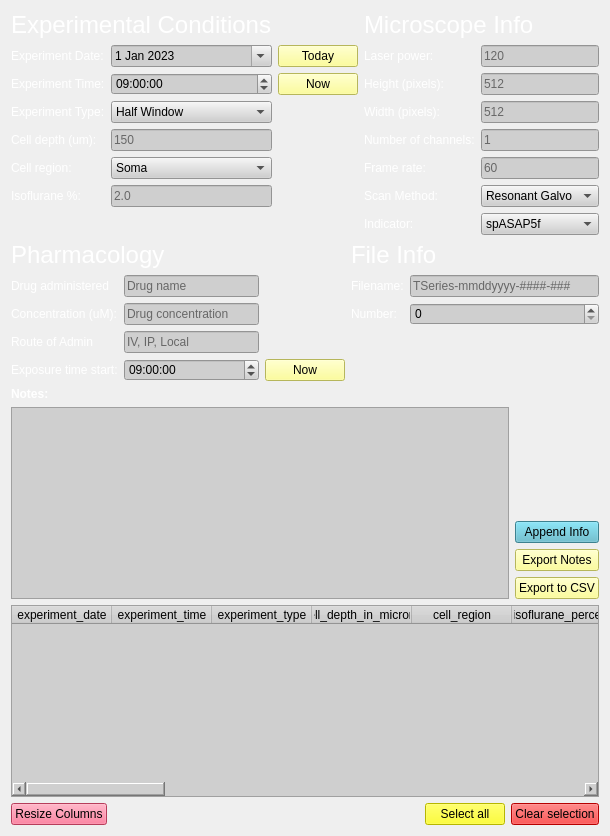
      <widget class="QWidget" name="imaging_info">
       <attribute name="title">
        <string>Imaging Info</string>
       </attribute>
       <layout class="QGridLayout" name="gridLayout_16">
        <item row="19" column="5">
         <widget class="QPushButton" name="button_select_all_imaging">
          <property name="sizePolicy">
           <sizepolicy hsizetype="Maximum" vsizetype="Fixed">
            <horstretch>0</horstretch>
            <verstretch>0</verstretch>
           </sizepolicy>
          </property>
          <property name="styleSheet">
           <string notr="true">background-color: rgb(255, 255, 0);</string>
          </property>
          <property name="text">
           <string>Select all</string>
          </property>
         </widget>
        </item>
        <item row="19" column="0">
         <widget class="QPushButton" name="button_resize_columns_imaging">
          <property name="styleSheet">
           <string notr="true">background-color: rgb(255, 85, 127);</string>
          </property>
          <property name="text">
           <string>Resize Columns</string>
          </property>
         </widget>
        </item>
        <item row="5" column="0" rowspan="2" colspan="7">
         <layout class="QGridLayout" name="gridLayout_18">
          <property name="sizeConstraint">
           <enum>QLayout::SetDefaultConstraint</enum>
          </property>
          <item row="0" column="0">
           <widget class="QLabel" name="label_pharmacology_imaging">
            <property name="font">
             <font>
              <pointsize>18</pointsize>
             </font>
            </property>
            <property name="text">
             <string>&lt;html&gt;&lt;head/&gt;&lt;body&gt;&lt;p&gt;&lt;span style=&quot; color:#ffffff;&quot;&gt;Pharmacology&lt;/span&gt;&lt;/p&gt;&lt;/body&gt;&lt;/html&gt;</string>
            </property>
           </widget>
          </item>
          <item row="2" column="0">
           <layout class="QFormLayout" name="formLayout_41">
            <item row="0" column="0">
             <widget class="QLabel" name="label_drug_administered_imaging">
              <property name="text">
               <string>&lt;html&gt;&lt;head/&gt;&lt;body&gt;&lt;p&gt;&lt;span style=&quot; color:#ffffff;&quot;&gt;Drug administered&lt;/span&gt;&lt;/p&gt;&lt;/body&gt;&lt;/html&gt;</string>
              </property>
              <property name="buddy">
               <cstring>info_drug_administered_imaging</cstring>
              </property>
             </widget>
            </item>
            <item row="0" column="1">
             <widget class="QLineEdit" name="info_drug_administered_imaging">
              <property name="styleSheet">
               <string notr="true">background-color: rgb(207, 207, 207);</string>
              </property>
              <property name="placeholderText">
               <string>Drug name</string>
              </property>
             </widget>
            </item>
            <item row="1" column="0">
             <widget class="QLabel" name="label_drug_concentration_imaging">
              <property name="text">
               <string>&lt;html&gt;&lt;head/&gt;&lt;body&gt;&lt;p&gt;&lt;span style=&quot; color:#ffffff;&quot;&gt;Concentration (uM):&lt;/span&gt;&lt;/p&gt;&lt;/body&gt;&lt;/html&gt;</string>
              </property>
              <property name="buddy">
               <cstring>info_drug_concentration_micromolar_imaging</cstring>
              </property>
             </widget>
            </item>
            <item row="1" column="1">
             <widget class="QLineEdit" name="info_drug_concentration_micromolar_imaging">
              <property name="styleSheet">
               <string notr="true">background-color: rgb(207, 207, 207);</string>
              </property>
              <property name="placeholderText">
               <string>Drug concentration</string>
              </property>
             </widget>
            </item>
            <item row="2" column="0">
             <widget class="QLabel" name="label_drug_route_of_admin_imaging">
              <property name="text">
               <string>&lt;html&gt;&lt;head/&gt;&lt;body&gt;&lt;p&gt;&lt;span style=&quot; color:#ffffff;&quot;&gt;Route of Admin&lt;/span&gt;&lt;/p&gt;&lt;/body&gt;&lt;/html&gt;</string>
              </property>
              <property name="buddy">
               <cstring>info_drug_route_of_admin_imaging</cstring>
              </property>
             </widget>
            </item>
            <item row="2" column="1">
             <widget class="QLineEdit" name="info_drug_route_of_admin_imaging">
              <property name="styleSheet">
               <string notr="true">background-color: rgb(207, 207, 207);</string>
              </property>
              <property name="placeholderText">
               <string>IV, IP, Local</string>
              </property>
             </widget>
            </item>
            <item row="3" column="0">
             <widget class="QLabel" name="label_drug_exposure_time_start_imaging">
              <property name="text">
               <string>&lt;html&gt;&lt;head/&gt;&lt;body&gt;&lt;p&gt;&lt;span style=&quot; color:#ffffff;&quot;&gt;Exposure time start:&lt;/span&gt;&lt;/p&gt;&lt;/body&gt;&lt;/html&gt;</string>
              </property>
              <property name="buddy">
               <cstring>info_drug_exposure_time_start_imaging</cstring>
              </property>
             </widget>
            </item>
            <item row="3" column="1">
             <widget class="QTimeEdit" name="info_drug_exposure_time_start_imaging">
              <property name="styleSheet">
               <string notr="true">background-color: rgb(207, 207, 207);</string>
              </property>
              <property name="dateTime">
               <datetime>
                <hour>9</hour>
                <minute>0</minute>
                <second>0</second>
                <year>2000</year>
                <month>1</month>
                <day>1</day>
               </datetime>
              </property>
              <property name="calendarPopup">
               <bool>true</bool>
              </property>
             </widget>
            </item>
           </layout>
          </item>
          <item row="2" column="1">
           <layout class="QVBoxLayout" name="verticalLayout_5">
            <item>
             <spacer name="verticalSpacer_12">
              <property name="orientation">
               <enum>Qt::Vertical</enum>
              </property>
              <property name="sizeHint" stdset="0">
               <size>
                <width>20</width>
                <height>40</height>
               </size>
              </property>
             </spacer>
            </item>
            <item>
             <widget class="QPushButton" name="button_now_drug_imaging">
              <property name="styleSheet">
               <string notr="true">background-color: rgb(255, 255, 127);</string>
              </property>
              <property name="text">
               <string>Now</string>
              </property>
             </widget>
            </item>
           </layout>
          </item>
          <item row="2" column="2">
           <layout class="QFormLayout" name="formLayout_9">
            <item row="0" column="0">
             <widget class="QLabel" name="label_fname_imaging">
              <property name="text">
               <string>&lt;html&gt;&lt;head/&gt;&lt;body&gt;&lt;p&gt;&lt;span style=&quot; color:#ffffff;&quot;&gt;Filename:&lt;/span&gt;&lt;/p&gt;&lt;/body&gt;&lt;/html&gt;</string>
              </property>
              <property name="buddy">
               <cstring>info_fname_imaging</cstring>
              </property>
             </widget>
            </item>
            <item row="0" column="1">
             <widget class="QLineEdit" name="info_fname_imaging">
              <property name="styleSheet">
               <string notr="true">background-color: rgb(207, 207, 207);</string>
              </property>
              <property name="placeholderText">
               <string>TSeries-mmddyyyy-####-###</string>
              </property>
             </widget>
            </item>
            <item row="1" column="0">
             <widget class="QLabel" name="label_11">
              <property name="text">
               <string>&lt;html&gt;&lt;head/&gt;&lt;body&gt;&lt;p&gt;&lt;span style=&quot; color:#ffffff;&quot;&gt;Number:&lt;/span&gt;&lt;/p&gt;&lt;/body&gt;&lt;/html&gt;</string>
              </property>
             </widget>
            </item>
            <item row="1" column="1">
             <widget class="QSpinBox" name="info_fnum_imaging">
              <property name="styleSheet">
               <string notr="true">background-color: rgb(207, 207, 207);</string>
              </property>
             </widget>
            </item>
           </layout>
          </item>
          <item row="0" column="2">
           <widget class="QLabel" name="label_file_info_imaging">
            <property name="font">
             <font>
              <pointsize>18</pointsize>
             </font>
            </property>
            <property name="text">
             <string>&lt;html&gt;&lt;head/&gt;&lt;body&gt;&lt;p&gt;&lt;span style=&quot; color:#ffffff;&quot;&gt;File Info&lt;/span&gt;&lt;/p&gt;&lt;/body&gt;&lt;/html&gt;</string>
            </property>
           </widget>
          </item>
         </layout>
        </item>
        <item row="19" column="6">
         <widget class="QPushButton" name="button_clear_selection_imaging">
          <property name="styleSheet">
           <string notr="true">background-color: rgb(255, 0, 0);</string>
          </property>
          <property name="text">
           <string>Clear selection</string>
          </property>
         </widget>
        </item>
        <item row="15" column="0" colspan="7">
         <layout class="QGridLayout" name="gridLayout_20">
          <item row="1" column="0">
           <widget class="QLabel" name="label_notes_imaging">
            <property name="text">
             <string>&lt;html&gt;&lt;head/&gt;&lt;body&gt;&lt;p&gt;&lt;span style=&quot; font-weight:600; color:#ffffff;&quot;&gt;Notes:&lt;/span&gt;&lt;/p&gt;&lt;/body&gt;&lt;/html&gt;</string>
            </property>
            <property name="buddy">
             <cstring>info_experiment_notes_imaging</cstring>
            </property>
           </widget>
          </item>
          <item row="2" column="1">
           <layout class="QVBoxLayout" name="verticalLayout_4">
            <item>
             <spacer name="verticalSpacer_14">
              <property name="orientation">
               <enum>Qt::Vertical</enum>
              </property>
              <property name="sizeHint" stdset="0">
               <size>
                <width>20</width>
                <height>40</height>
               </size>
              </property>
             </spacer>
            </item>
            <item>
             <widget class="QPushButton" name="button_append_info_imaging">
              <property name="styleSheet">
               <string notr="true">background-color: rgb(85, 180, 200);</string>
              </property>
              <property name="text">
               <string>Append Info</string>
              </property>
             </widget>
            </item>
            <item>
             <widget class="QPushButton" name="button_export_notes_imaging">
              <property name="styleSheet">
               <string notr="true">background-color: rgb(255, 255, 127);</string>
              </property>
              <property name="text">
               <string>Export Notes</string>
              </property>
             </widget>
            </item>
            <item>
             <widget class="QPushButton" name="button_export_to_csv_imaging">
              <property name="styleSheet">
               <string notr="true">background-color: rgb(255, 255, 127);</string>
              </property>
              <property name="text">
               <string>Export to CSV</string>
              </property>
             </widget>
            </item>
           </layout>
          </item>
          <item row="2" column="0">
           <widget class="QTextEdit" name="info_experiment_notes_imaging">
            <property name="styleSheet">
             <string notr="true">background-color: rgb(207, 207, 207);</string>
            </property>
           </widget>
          </item>
         </layout>
        </item>
        <item row="1" column="0" rowspan="2" colspan="7">
         <layout class="QGridLayout" name="gridLayout_17">
          <item row="0" column="2">
           <widget class="QLabel" name="label_microscope_info_imaging">
            <property name="font">
             <font>
              <pointsize>18</pointsize>
             </font>
            </property>
            <property name="text">
             <string>&lt;html&gt;&lt;head/&gt;&lt;body&gt;&lt;p&gt;&lt;span style=&quot; color:#ffffff;&quot;&gt;Microscope Info&lt;/span&gt;&lt;/p&gt;&lt;/body&gt;&lt;/html&gt;</string>
            </property>
           </widget>
          </item>
          <item row="0" column="0">
           <widget class="QLabel" name="label_experiment_info_imaging">
            <property name="font">
             <font>
              <pointsize>18</pointsize>
             </font>
            </property>
            <property name="text">
             <string>&lt;html&gt;&lt;head/&gt;&lt;body&gt;&lt;p&gt;&lt;span style=&quot; color:#ffffff;&quot;&gt;Experimental Conditions&lt;/span&gt;&lt;/p&gt;&lt;/body&gt;&lt;/html&gt;</string>
            </property>
           </widget>
          </item>
          <item row="1" column="0">
           <layout class="QFormLayout" name="formLayout_21">
            <item row="0" column="0">
             <widget class="QLabel" name="label_experiment_date_imaging">
              <property name="text">
               <string>&lt;html&gt;&lt;head/&gt;&lt;body&gt;&lt;p&gt;&lt;span style=&quot; color:#ffffff;&quot;&gt;Experiment Date:&lt;/span&gt;&lt;/p&gt;&lt;/body&gt;&lt;/html&gt;</string>
              </property>
              <property name="buddy">
               <cstring>info_experiment_date_imaging</cstring>
              </property>
             </widget>
            </item>
            <item row="0" column="1">
             <widget class="QDateEdit" name="info_experiment_date_imaging">
              <property name="styleSheet">
               <string notr="true">background-color: rgb(207, 207, 207);</string>
              </property>
              <property name="dateTime">
               <datetime>
                <hour>0</hour>
                <minute>0</minute>
                <second>0</second>
                <year>2023</year>
                <month>1</month>
                <day>1</day>
               </datetime>
              </property>
              <property name="calendarPopup">
               <bool>true</bool>
              </property>
             </widget>
            </item>
            <item row="1" column="0">
             <widget class="QLabel" name="label_experiment_time_imaging">
              <property name="text">
               <string>&lt;html&gt;&lt;head/&gt;&lt;body&gt;&lt;p&gt;&lt;span style=&quot; color:#ffffff;&quot;&gt;Experiment Time:&lt;/span&gt;&lt;/p&gt;&lt;/body&gt;&lt;/html&gt;</string>
              </property>
              <property name="buddy">
               <cstring>info_experiment_time_imaging</cstring>
              </property>
             </widget>
            </item>
            <item row="1" column="1">
             <widget class="QTimeEdit" name="info_experiment_time_imaging">
              <property name="styleSheet">
               <string notr="true">background-color: rgb(207, 207, 207);</string>
              </property>
              <property name="dateTime">
               <datetime>
                <hour>9</hour>
                <minute>0</minute>
                <second>0</second>
                <year>2000</year>
                <month>1</month>
                <day>1</day>
               </datetime>
              </property>
              <property name="calendarPopup">
               <bool>true</bool>
              </property>
             </widget>
            </item>
            <item row="2" column="0">
             <widget class="QLabel" name="label_experiment_type_imaging">
              <property name="text">
               <string>&lt;html&gt;&lt;head/&gt;&lt;body&gt;&lt;p&gt;&lt;span style=&quot; color:#ffffff;&quot;&gt;Experiment Type:&lt;/span&gt;&lt;/p&gt;&lt;/body&gt;&lt;/html&gt;</string>
              </property>
              <property name="buddy">
               <cstring>info_experiment_type_imaging</cstring>
              </property>
             </widget>
            </item>
            <item row="2" column="1">
             <widget class="QComboBox" name="info_experiment_type_imaging">
              <property name="styleSheet">
               <string notr="true">background-color: rgb(207, 207, 207);</string>
              </property>
              <item>
               <property name="text">
                <string>Half Window</string>
               </property>
              </item>
              <item>
               <property name="text">
                <string>Chronic Window</string>
               </property>
              </item>
             </widget>
            </item>
            <item row="3" column="0">
             <widget class="QLabel" name="label_cell_depth_imaging">
              <property name="text">
               <string>&lt;html&gt;&lt;head/&gt;&lt;body&gt;&lt;p&gt;&lt;span style=&quot; color:#ffffff;&quot;&gt;Cell depth (um):&lt;/span&gt;&lt;/p&gt;&lt;/body&gt;&lt;/html&gt;</string>
              </property>
              <property name="buddy">
               <cstring>info_cell_depth_imaging</cstring>
              </property>
             </widget>
            </item>
            <item row="3" column="1">
             <widget class="QLineEdit" name="info_cell_depth_imaging">
              <property name="styleSheet">
               <string notr="true">background-color: rgb(207, 207, 207);</string>
              </property>
              <property name="placeholderText">
               <string>150</string>
              </property>
             </widget>
            </item>
            <item row="4" column="0">
             <widget class="QLabel" name="label_cell_region_imaging">
              <property name="text">
               <string>&lt;html&gt;&lt;head/&gt;&lt;body&gt;&lt;p&gt;&lt;span style=&quot; color:#ffffff;&quot;&gt;Cell region:&lt;/span&gt;&lt;/p&gt;&lt;/body&gt;&lt;/html&gt;</string>
              </property>
              <property name="buddy">
               <cstring>info_cell_region_imaging</cstring>
              </property>
             </widget>
            </item>
            <item row="4" column="1">
             <widget class="QComboBox" name="info_cell_region_imaging">
              <property name="styleSheet">
               <string notr="true">background-color: rgb(207, 207, 207);</string>
              </property>
              <item>
               <property name="text">
                <string>Soma</string>
               </property>
              </item>
              <item>
               <property name="text">
                <string>Dendrite</string>
               </property>
              </item>
              <item>
               <property name="text">
                <string>Axon</string>
               </property>
              </item>
             </widget>
            </item>
            <item row="5" column="0">
             <widget class="QLabel" name="label_isoflurane_percent_imaging">
              <property name="text">
               <string>&lt;html&gt;&lt;head/&gt;&lt;body&gt;&lt;p&gt;&lt;span style=&quot; color:#ffffff;&quot;&gt;Isoflurane %:&lt;/span&gt;&lt;/p&gt;&lt;/body&gt;&lt;/html&gt;</string>
              </property>
              <property name="buddy">
               <cstring>info_isoflurane_percent_imaging</cstring>
              </property>
             </widget>
            </item>
            <item row="5" column="1">
             <widget class="QLineEdit" name="info_isoflurane_percent_imaging">
              <property name="styleSheet">
               <string notr="true">background-color: rgb(207, 207, 207);</string>
              </property>
              <property name="placeholderText">
               <string>2.0</string>
              </property>
             </widget>
            </item>
           </layout>
          </item>
          <item row="1" column="2">
           <layout class="QFormLayout" name="formLayout_5">
            <item row="0" column="0">
             <widget class="QLabel" name="label_laser_power_imaging">
              <property name="text">
               <string>&lt;html&gt;&lt;head/&gt;&lt;body&gt;&lt;p&gt;&lt;span style=&quot; color:#ffffff;&quot;&gt;Laser power:&lt;/span&gt;&lt;/p&gt;&lt;/body&gt;&lt;/html&gt;</string>
              </property>
              <property name="buddy">
               <cstring>info_laser_power_imaging</cstring>
              </property>
             </widget>
            </item>
            <item row="1" column="0">
             <widget class="QLabel" name="label_height_in_pixels_imaging">
              <property name="text">
               <string>&lt;html&gt;&lt;head/&gt;&lt;body&gt;&lt;p&gt;&lt;span style=&quot; color:#ffffff;&quot;&gt;Height (pixels):&lt;/span&gt;&lt;/p&gt;&lt;/body&gt;&lt;/html&gt;</string>
              </property>
              <property name="buddy">
               <cstring>info_height_in_pixels_imaging</cstring>
              </property>
             </widget>
            </item>
            <item row="2" column="0">
             <widget class="QLabel" name="label_width_in_pixels_imaging">
              <property name="text">
               <string>&lt;html&gt;&lt;head/&gt;&lt;body&gt;&lt;p&gt;&lt;span style=&quot; color:#ffffff;&quot;&gt;Width (pixels):&lt;/span&gt;&lt;/p&gt;&lt;/body&gt;&lt;/html&gt;</string>
              </property>
              <property name="buddy">
               <cstring>info_width_in_pixels_imaging</cstring>
              </property>
             </widget>
            </item>
            <item row="3" column="0">
             <widget class="QLabel" name="label_num_channels_imaging">
              <property name="text">
               <string>&lt;html&gt;&lt;head/&gt;&lt;body&gt;&lt;p&gt;&lt;span style=&quot; color:#ffffff;&quot;&gt;Number of channels:&lt;/span&gt;&lt;/p&gt;&lt;/body&gt;&lt;/html&gt;</string>
              </property>
              <property name="buddy">
               <cstring>info_num_channels_imaging</cstring>
              </property>
             </widget>
            </item>
            <item row="4" column="0">
             <widget class="QLabel" name="label_frame_rate_imaging">
              <property name="text">
               <string>&lt;html&gt;&lt;head/&gt;&lt;body&gt;&lt;p&gt;&lt;span style=&quot; color:#ffffff;&quot;&gt;Frame rate:&lt;/span&gt;&lt;/p&gt;&lt;/body&gt;&lt;/html&gt;</string>
              </property>
              <property name="buddy">
               <cstring>info_frame_rate_imaging</cstring>
              </property>
             </widget>
            </item>
            <item row="0" column="1">
             <widget class="QLineEdit" name="info_laser_power_imaging">
              <property name="styleSheet">
               <string notr="true">background-color: rgb(207, 207, 207);</string>
              </property>
              <property name="placeholderText">
               <string>120</string>
              </property>
             </widget>
            </item>
            <item row="1" column="1">
             <widget class="QLineEdit" name="info_height_in_pixels_imaging">
              <property name="styleSheet">
               <string notr="true">background-color: rgb(207, 207, 207);</string>
              </property>
              <property name="placeholderText">
               <string>512</string>
              </property>
             </widget>
            </item>
            <item row="2" column="1">
             <widget class="QLineEdit" name="info_width_in_pixels_imaging">
              <property name="styleSheet">
               <string notr="true">background-color: rgb(207, 207, 207);</string>
              </property>
              <property name="placeholderText">
               <string>512</string>
              </property>
             </widget>
            </item>
            <item row="3" column="1">
             <widget class="QLineEdit" name="info_num_channels_imaging">
              <property name="styleSheet">
               <string notr="true">background-color: rgb(207, 207, 207);</string>
              </property>
              <property name="placeholderText">
               <string>1</string>
              </property>
             </widget>
            </item>
            <item row="4" column="1">
             <widget class="QLineEdit" name="info_frame_rate_imaging">
              <property name="styleSheet">
               <string notr="true">background-color: rgb(207, 207, 207);</string>
              </property>
              <property name="placeholderText">
               <string>60</string>
              </property>
             </widget>
            </item>
            <item row="5" column="0">
             <widget class="QLabel" name="label_scan_method_imaging">
              <property name="text">
               <string>&lt;html&gt;&lt;head/&gt;&lt;body&gt;&lt;p&gt;&lt;span style=&quot; color:#ffffff;&quot;&gt;Scan Method:&lt;/span&gt;&lt;/p&gt;&lt;/body&gt;&lt;/html&gt;</string>
              </property>
              <property name="buddy">
               <cstring>info_scan_method_imaging</cstring>
              </property>
             </widget>
            </item>
            <item row="5" column="1">
             <widget class="QComboBox" name="info_scan_method_imaging">
              <property name="styleSheet">
               <string notr="true">background-color: rgb(207, 207, 207);</string>
              </property>
              <item>
               <property name="text">
                <string>Resonant Galvo</string>
               </property>
              </item>
              <item>
               <property name="text">
                <string>Spiral</string>
               </property>
              </item>
              <item>
               <property name="text">
                <string>Galvo</string>
               </property>
              </item>
              <item>
               <property name="text">
                <string>SLM</string>
               </property>
              </item>
             </widget>
            </item>
            <item row="6" column="0">
             <widget class="QLabel" name="label_indicator_imaging">
              <property name="text">
               <string>&lt;html&gt;&lt;head/&gt;&lt;body&gt;&lt;p&gt;&lt;span style=&quot; color:#ffffff;&quot;&gt;Indicator:&lt;/span&gt;&lt;/p&gt;&lt;/body&gt;&lt;/html&gt;</string>
              </property>
              <property name="buddy">
               <cstring>info_indicator_imaging</cstring>
              </property>
             </widget>
            </item>
            <item row="6" column="1">
             <widget class="QComboBox" name="info_indicator_imaging">
              <property name="styleSheet">
               <string notr="true">background-color: rgb(207, 207, 207);</string>
              </property>
              <item>
               <property name="text">
                <string>spASAP5f</string>
               </property>
              </item>
              <item>
               <property name="text">
                <string>RFP-spASAP5f</string>
               </property>
              </item>
              <item>
               <property name="text">
                <string>Kv-ASAP5f</string>
               </property>
              </item>
              <item>
               <property name="text">
                <string>GCaMP6f</string>
               </property>
              </item>
              <item>
               <property name="text">
                <string>GCaMP6s</string>
               </property>
              </item>
              <item>
               <property name="text">
                <string>jR-GECO</string>
               </property>
              </item>
              <item>
               <property name="text">
                <string>jR-CAMP</string>
               </property>
              </item>
             </widget>
            </item>
           </layout>
          </item>
          <item row="1" column="1">
           <layout class="QVBoxLayout" name="verticalLayout_3">
            <item>
             <widget class="QPushButton" name="button_today_imaging">
              <property name="styleSheet">
               <string notr="true">background-color: rgb(255, 255, 127);</string>
              </property>
              <property name="text">
               <string>Today</string>
              </property>
             </widget>
            </item>
            <item>
             <widget class="QPushButton" name="button_now_imaging">
              <property name="styleSheet">
               <string notr="true">background-color: rgb(255, 255, 127);</string>
              </property>
              <property name="text">
               <string>Now</string>
              </property>
             </widget>
            </item>
            <item>
             <spacer name="verticalSpacer_11">
              <property name="orientation">
               <enum>Qt::Vertical</enum>
              </property>
              <property name="sizeHint" stdset="0">
               <size>
                <width>20</width>
                <height>40</height>
               </size>
              </property>
             </spacer>
            </item>
           </layout>
          </item>
         </layout>
        </item>
        <item row="18" column="0" colspan="7">
         <widget class="QTableWidget" name="table_data_imaging">
          <property name="styleSheet">
           <string notr="true">background-color: rgb(207, 207, 207);</string>
          </property>
          <column>
           <property name="text">
            <string>experiment_date</string>
           </property>
          </column>
          <column>
           <property name="text">
            <string>experiment_time</string>
           </property>
          </column>
          <column>
           <property name="text">
            <string>experiment_type</string>
           </property>
          </column>
          <column>
           <property name="text">
            <string>cell_depth_in_microns</string>
           </property>
          </column>
          <column>
           <property name="text">
            <string>cell_region</string>
           </property>
          </column>
          <column>
           <property name="text">
            <string>isoflurane_percent</string>
           </property>
          </column>
          <column>
           <property name="text">
            <string>laser_power</string>
           </property>
          </column>
          <column>
           <property name="text">
            <string>height_in_pixels</string>
           </property>
          </column>
          <column>
           <property name="text">
            <string>width_in_pixels</string>
           </property>
          </column>
          <column>
           <property name="text">
            <string>num_channels</string>
           </property>
          </column>
          <column>
           <property name="text">
            <string>scan_method</string>
           </property>
          </column>
          <column>
           <property name="text">
            <string>frame_rate</string>
           </property>
          </column>
          <column>
           <property name="text">
            <string>indicator</string>
           </property>
          </column>
          <column>
           <property name="text">
            <string>drug_administered</string>
           </property>
          </column>
          <column>
           <property name="text">
            <string>drug_concentration</string>
           </property>
          </column>
          <column>
           <property name="text">
            <string>route_of_admin</string>
           </property>
          </column>
          <column>
           <property name="text">
            <string>drug_exposure_start_time</string>
           </property>
          </column>
          <column>
           <property name="text">
            <string>animal_id</string>
           </property>
          </column>
          <column>
           <property name="text">
            <string>file_name</string>
           </property>
          </column>
          <column>
           <property name="text">
            <string>notes</string>
           </property>
          </column>
         </widget>
        </item>
       </layout>
      </widget>
